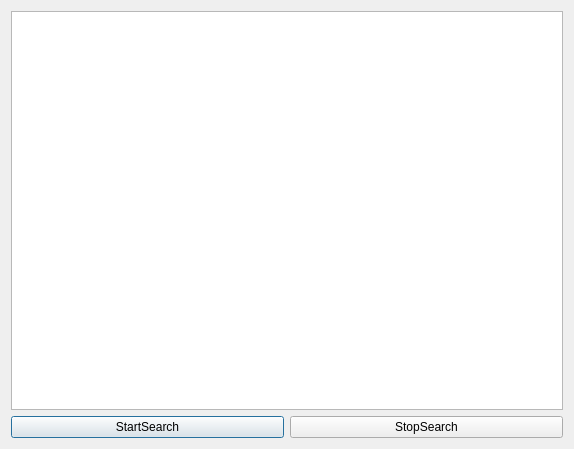
<?xml version="1.0" encoding="UTF-8"?>
<ui version="4.0">
 <class>DlgSearchDevice</class>
 <widget class="QDialog" name="DlgSearchDevice">
  <property name="geometry">
   <rect>
    <x>0</x>
    <y>0</y>
    <width>574</width>
    <height>449</height>
   </rect>
  </property>
  <property name="windowTitle">
   <string>Dialog</string>
  </property>
  <layout class="QVBoxLayout" name="verticalLayout">
   <item>
    <widget class="QTreeView" name="deviceView">
     <property name="editTriggers">
      <set>QAbstractItemView::NoEditTriggers</set>
     </property>
     <property name="alternatingRowColors">
      <bool>true</bool>
     </property>
     <property name="rootIsDecorated">
      <bool>false</bool>
     </property>
     <attribute name="headerCascadingSectionResizes">
      <bool>true</bool>
     </attribute>
    </widget>
   </item>
   <item>
    <layout class="QHBoxLayout" name="horizontalLayout">
     <item>
      <widget class="QPushButton" name="btnStartSearch">
       <property name="text">
        <string>StartSearch</string>
       </property>
      </widget>
     </item>
     <item>
      <widget class="QPushButton" name="btnStopSearch">
       <property name="text">
        <string>StopSearch</string>
       </property>
      </widget>
     </item>
    </layout>
   </item>
  </layout>
 </widget>
 <resources/>
 <connections/>
</ui>
